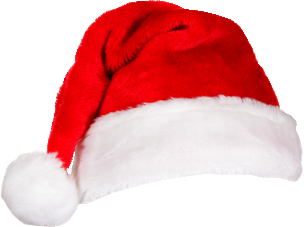
#> input picture hat.png, 304 x 227 px
$ jupyter execute --allow-errors HW3.ipynb
#> lines starting #> are read from the running program, lines starting #| are printed output that depends on the picture; after the words box and inside, x2 and y2 are one past the last pixel; in counts of white or black regions, pixels touching at a corner belong together
[cell 1]
import cv2
b = 10
c = 5
print(b+c+10)

[cell 2]
hat = cv2.imread("hat.png", cv2.IMREAD_UNCHANGED)
#> hat is the input picture: shape (227, 304, 4); mean B, G, R, A 177.6, 176.1, 235.3, 149.3
mustache = cv2.imread("lena.png")
#> (the rest of this cell did not finish here and is left out)

#> (a cell that did not finish here is left out)

[cell 4]
img = cv2.imread("hat.png", cv2.IMREAD_UNCHANGED)
alpha_channel = img[:, :, 3]
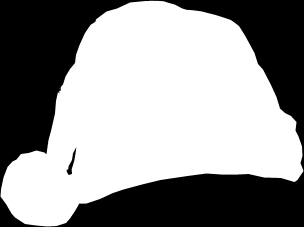
#> alpha_channel: shape (227, 304); min 0, max 255, mean 149.3
_, mask = cv2.threshold(alpha_channel, 254, 255, cv2.THRESH_BINARY)  # binarize mask
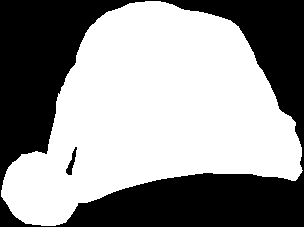
#> mask: shape (227, 304); 57.8% white; 2 black regions, box (x1, y1, x2, y2) and area: (0, 0, 304, 227) 28990, (66, 147, 77, 175) 116
color = img[:, :, :3]
new_img = cv2.bitwise_not(cv2.bitwise_not(color, mask=mask))
# 顯示圖片
cv2.imshow('My Image1', new_img)
cv2.imshow('My Image2', img)
# 按下任意鍵則關閉所有視窗
cv2.waitKey(0)
cv2.destroyAllWindows()

$ run again, with mustache.png copied over hat.png
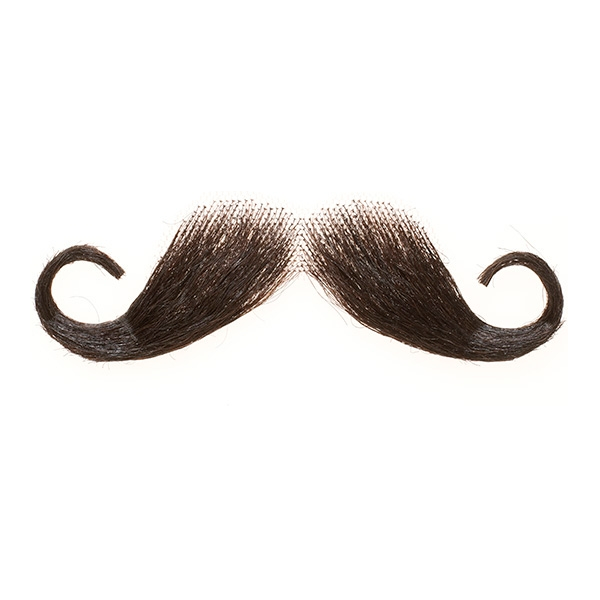
#> input picture mustache.png, 600 x 600 px
#> hat is the input picture: shape (600, 600, 4); mean B, G, R, A 231.4, 232.9, 235.1, 29.3
#> `_, mask = cv2.threshold(alpha_channel, 254, 255, cv2.THRESH_BINARY)`:
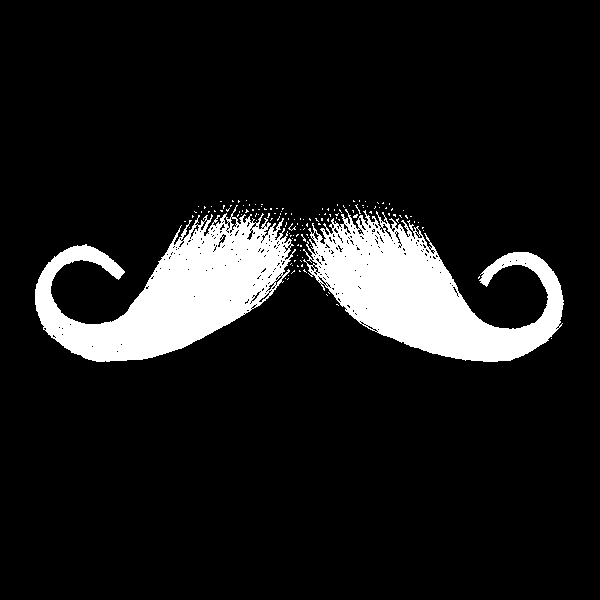
#> mask: shape (600, 600); 10.6% white; 137 white regions (135 under 20 px), largest, box (x1, y1, x2, y2) and area: (35, 205, 296, 362) 18994, (303, 209, 564, 362) 18834
#> `new_img = cv2.bitwise_not(cv2.bitwise_not(color, mask=mask))`:
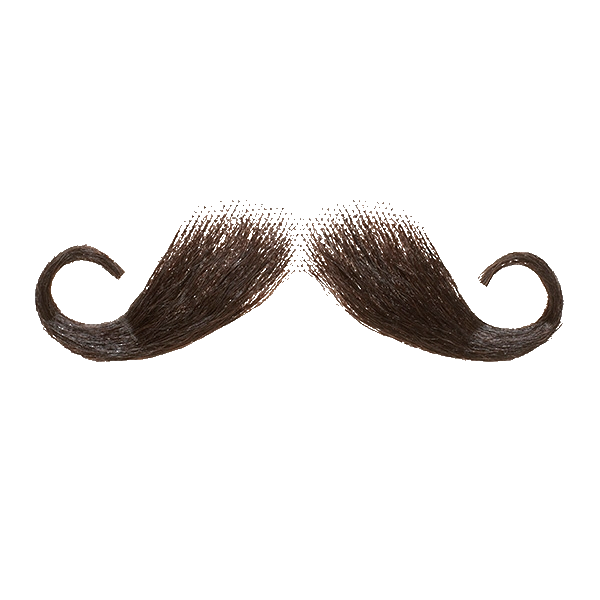
#> new_img: shape (600, 600, 3); mean B, G, R 233, 234, 235.9
